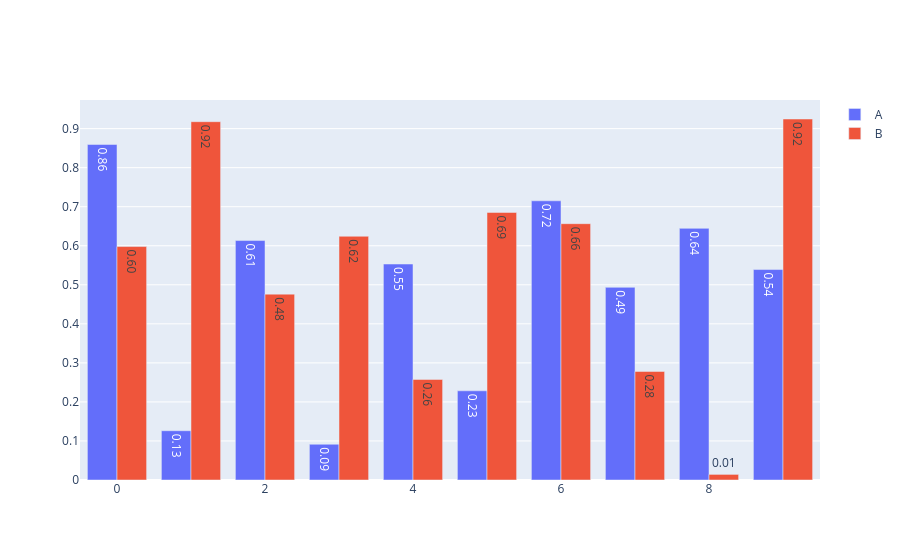

The notebook cell this image was saved under:
### Code cell
import numpy as np
import pandas as pd
import plotly.graph_objects as go

df = pd.DataFrame(np.random.rand(10, 2), columns=["A", "B"]) # 0이상 1미만, 실수자료형값을 난수의 형태로 생성

fig = go.Figure()

fig.add_trace(
    go.Bar(
        x=df.index, y=df["A"], name="A", text=df["A"], textposition="auto", texttemplate="%{y:.2f}"
    )
)

fig.add_trace(
    go.Bar(
        x=df.index, y=df["B"], name="B", text=df["B"], textposition="auto", texttemplate="%{y:.2f}"
    )
)

fig.show()

### Figure 1 — Plotly figure (JSON) as saved in the notebook; plotly's stock layout.template omitted (floating-point values rounded to 4 significant figures)
{"data": [{"name": "A", "text": [0.8594, 0.1262, 0.6133, 0.0916, 0.5532, 0.2285, 0.7151, 0.4935, 0.6446, 0.5391], "textposition": "auto", "texttemplate": "%{y:.2f}", "type": "bar", "x": [0, 1, 2, 3, 4, 5, 6, 7, 8, 9], "y": [0.8594, 0.1262, 0.6133, 0.0916, 0.5532, 0.2285, 0.7151, 0.4935, 0.6446, 0.5391]}, {"name": "B", "text": [0.598, 0.9178, 0.4761, 0.6243, 0.2576, 0.6853, 0.6565, 0.278, 0.01434, 0.9247], "textposition": "auto", "texttemplate": "%{y:.2f}", "type": "bar", "x": [0, 1, 2, 3, 4, 5, 6, 7, 8, 9], "y": [0.598, 0.9178, 0.4761, 0.6243, 0.2576, 0.6853, 0.6565, 0.278, 0.01434, 0.9247]}], "layout": {}}
